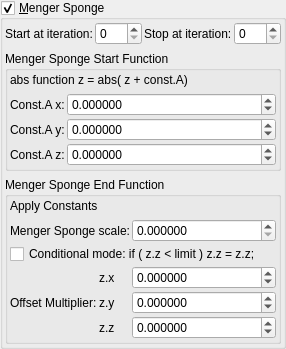
    <widget class="MyGroupBox" name="groupCheck_transf_function_enabledF_false">
     <property name="title">
      <string>&amp;Menger Sponge</string>
     </property>
     <property name="checkable">
      <bool>true</bool>
     </property>
     <layout class="QVBoxLayout" name="verticalLayout_7">
      <property name="leftMargin">
       <number>2</number>
      </property>
      <property name="topMargin">
       <number>2</number>
      </property>
      <property name="rightMargin">
       <number>2</number>
      </property>
      <property name="bottomMargin">
       <number>2</number>
      </property>
      <item>
       <layout class="QGridLayout" name="gridLayout_82">
        <property name="spacing">
         <number>2</number>
        </property>
        <item row="2" column="0">
         <widget class="QLabel" name="label_75">
          <property name="text">
           <string>Start at iteration:</string>
          </property>
         </widget>
        </item>
        <item row="2" column="3">
         <widget class="MySpinBox" name="spinboxInt_transf_stop_iterations_M">
          <property name="sizePolicy">
           <sizepolicy hsizetype="Preferred" vsizetype="Maximum">
            <horstretch>0</horstretch>
            <verstretch>0</verstretch>
           </sizepolicy>
          </property>
          <property name="maximum">
           <number>999</number>
          </property>
         </widget>
        </item>
        <item row="2" column="2">
         <widget class="QLabel" name="label_54">
          <property name="text">
           <string>Stop at iteration:</string>
          </property>
         </widget>
        </item>
        <item row="2" column="1">
         <widget class="MySpinBox" name="spinboxInt_transf_start_iterations_M">
          <property name="sizePolicy">
           <sizepolicy hsizetype="Minimum" vsizetype="Maximum">
            <horstretch>0</horstretch>
            <verstretch>0</verstretch>
           </sizepolicy>
          </property>
          <property name="minimum">
           <number>0</number>
          </property>
          <property name="maximum">
           <number>999</number>
          </property>
          <property name="value">
           <number>0</number>
          </property>
         </widget>
        </item>
       </layout>
      </item>
      <item>
       <widget class="QGroupBox" name="groupBox_5">
        <property name="title">
         <string>Menger Sponge Start Function</string>
        </property>
        <layout class="QVBoxLayout" name="verticalLayout_8">
         <property name="leftMargin">
          <number>2</number>
         </property>
         <property name="topMargin">
          <number>2</number>
         </property>
         <property name="rightMargin">
          <number>2</number>
         </property>
         <property name="bottomMargin">
          <number>2</number>
         </property>
         <item>
          <widget class="QLabel" name="label">
           <property name="text">
            <string>abs function z = abs( z + const.A)</string>
           </property>
          </widget>
         </item>
         <item>
          <layout class="QGridLayout" name="gridLayout_33" columnstretch="0,1">
           <property name="spacing">
            <number>2</number>
           </property>
           <item row="0" column="1">
            <widget class="MyDoubleSpinBox" name="spinbox3_transf_addition_constantA_000_x">
             <property name="enabled">
              <bool>true</bool>
             </property>
             <property name="sizePolicy">
              <sizepolicy hsizetype="Minimum" vsizetype="Maximum">
               <horstretch>0</horstretch>
               <verstretch>0</verstretch>
              </sizepolicy>
             </property>
             <property name="prefix">
              <string/>
             </property>
             <property name="decimals">
              <number>6</number>
             </property>
             <property name="minimum">
              <double>-99.989999999999995</double>
             </property>
             <property name="singleStep">
              <double>0.100000000000000</double>
             </property>
            </widget>
           </item>
           <item row="2" column="0">
            <widget class="QLabel" name="label_80">
             <property name="text">
              <string>Const.A z:</string>
             </property>
            </widget>
           </item>
           <item row="1" column="1">
            <widget class="MyDoubleSpinBox" name="spinbox3_transf_addition_constantA_000_y">
             <property name="enabled">
              <bool>true</bool>
             </property>
             <property name="sizePolicy">
              <sizepolicy hsizetype="Minimum" vsizetype="Maximum">
               <horstretch>0</horstretch>
               <verstretch>0</verstretch>
              </sizepolicy>
             </property>
             <property name="decimals">
              <number>6</number>
             </property>
             <property name="minimum">
              <double>-99.989999999999995</double>
             </property>
             <property name="maximum">
              <double>99.989999999999995</double>
             </property>
             <property name="singleStep">
              <double>0.100000000000000</double>
             </property>
            </widget>
           </item>
           <item row="1" column="0">
            <widget class="QLabel" name="label_78">
             <property name="text">
              <string>Const.A y:</string>
             </property>
            </widget>
           </item>
           <item row="0" column="0">
            <widget class="QLabel" name="label_79">
             <property name="text">
              <string>Const.A x:</string>
             </property>
            </widget>
           </item>
           <item row="2" column="1">
            <widget class="MyDoubleSpinBox" name="spinbox3_transf_addition_constantA_000_z">
             <property name="enabled">
              <bool>true</bool>
             </property>
             <property name="sizePolicy">
              <sizepolicy hsizetype="Minimum" vsizetype="Maximum">
               <horstretch>0</horstretch>
               <verstretch>0</verstretch>
              </sizepolicy>
             </property>
             <property name="decimals">
              <number>6</number>
             </property>
             <property name="minimum">
              <double>-99.989999999999995</double>
             </property>
             <property name="maximum">
              <double>99.989999999999995</double>
             </property>
             <property name="singleStep">
              <double>0.100000000000000</double>
             </property>
            </widget>
           </item>
          </layout>
         </item>
        </layout>
       </widget>
      </item>
      <item>
       <widget class="QGroupBox" name="groupBox_6">
        <property name="title">
         <string>Menger Sponge End Function</string>
        </property>
        <layout class="QVBoxLayout" name="verticalLayout_9">
         <property name="leftMargin">
          <number>2</number>
         </property>
         <property name="topMargin">
          <number>2</number>
         </property>
         <property name="rightMargin">
          <number>2</number>
         </property>
         <property name="bottomMargin">
          <number>2</number>
         </property>
         <item>
          <widget class="QLabel" name="label_7">
           <property name="text">
            <string>Apply Constants</string>
           </property>
          </widget>
         </item>
         <item>
          <layout class="QGridLayout" name="gridLayout_63" columnstretch="0,0,0,1">
           <property name="spacing">
            <number>2</number>
           </property>
           <item row="2" column="3">
            <widget class="MyDoubleSpinBox" name="spinbox_transf_scale_3">
             <property name="sizePolicy">
              <sizepolicy hsizetype="Minimum" vsizetype="Maximum">
               <horstretch>0</horstretch>
               <verstretch>0</verstretch>
              </sizepolicy>
             </property>
             <property name="prefix">
              <string/>
             </property>
             <property name="suffix">
              <string/>
             </property>
             <property name="decimals">
              <number>6</number>
             </property>
             <property name="minimum">
              <double>0.000000000000000</double>
             </property>
             <property name="maximum">
              <double>99.998999999999995</double>
             </property>
             <property name="singleStep">
              <double>0.100000000000000</double>
             </property>
            </widget>
           </item>
           <item row="4" column="3">
            <widget class="MyDoubleSpinBox" name="spinbox3_transf_constant_multiplier_111_x">
             <property name="sizePolicy">
              <sizepolicy hsizetype="Minimum" vsizetype="Maximum">
               <horstretch>0</horstretch>
               <verstretch>0</verstretch>
              </sizepolicy>
             </property>
             <property name="prefix">
              <string/>
             </property>
             <property name="suffix">
              <string/>
             </property>
             <property name="decimals">
              <number>6</number>
             </property>
             <property name="minimum">
              <double>-99.989999999999995</double>
             </property>
             <property name="maximum">
              <double>99.989999999999995</double>
             </property>
             <property name="singleStep">
              <double>0.100000000000000</double>
             </property>
            </widget>
           </item>
           <item row="6" column="2">
            <widget class="QLabel" name="label_98">
             <property name="text">
              <string notr="true">z.z</string>
             </property>
            </widget>
           </item>
           <item row="5" column="3">
            <widget class="MyDoubleSpinBox" name="spinbox3_transf_constant_multiplier_111_y">
             <property name="sizePolicy">
              <sizepolicy hsizetype="Minimum" vsizetype="Maximum">
               <horstretch>0</horstretch>
               <verstretch>0</verstretch>
              </sizepolicy>
             </property>
             <property name="prefix">
              <string/>
             </property>
             <property name="suffix">
              <string/>
             </property>
             <property name="decimals">
              <number>6</number>
             </property>
             <property name="minimum">
              <double>-99.989999999999995</double>
             </property>
             <property name="maximum">
              <double>99.989999999999995</double>
             </property>
             <property name="singleStep">
              <double>0.100000000000000</double>
             </property>
            </widget>
           </item>
           <item row="4" column="2">
            <widget class="QLabel" name="label_93">
             <property name="text">
              <string notr="true">z.x</string>
             </property>
            </widget>
           </item>
           <item row="6" column="3">
            <widget class="MyDoubleSpinBox" name="spinbox3_transf_constant_multiplier_111_z">
             <property name="sizePolicy">
              <sizepolicy hsizetype="Minimum" vsizetype="Maximum">
               <horstretch>0</horstretch>
               <verstretch>0</verstretch>
              </sizepolicy>
             </property>
             <property name="prefix">
              <string/>
             </property>
             <property name="suffix">
              <string/>
             </property>
             <property name="decimals">
              <number>6</number>
             </property>
             <property name="minimum">
              <double>-99.989999999999995</double>
             </property>
             <property name="maximum">
              <double>99.989999999999995</double>
             </property>
             <property name="singleStep">
              <double>0.100000000000000</double>
             </property>
            </widget>
           </item>
           <item row="5" column="2">
            <widget class="QLabel" name="label_90">
             <property name="text">
              <string notr="true">z.y</string>
             </property>
            </widget>
           </item>
           <item row="5" column="1">
            <widget class="QLabel" name="label_91">
             <property name="text">
              <string>Offset Multiplier:</string>
             </property>
            </widget>
           </item>
           <item row="3" column="1" colspan="3">
            <widget class="MyCheckBox" name="checkBox_transf_function_enabled">
             <property name="text">
              <string>Conditional mode: if ( z.z &lt; limit ) z.z = z.z;</string>
             </property>
            </widget>
           </item>
           <item row="2" column="1" colspan="2">
            <widget class="QLabel" name="label_92">
             <property name="text">
              <string>Menger Sponge scale:</string>
             </property>
            </widget>
           </item>
          </layout>
         </item>
        </layout>
       </widget>
      </item>
     </layout>
    </widget>
